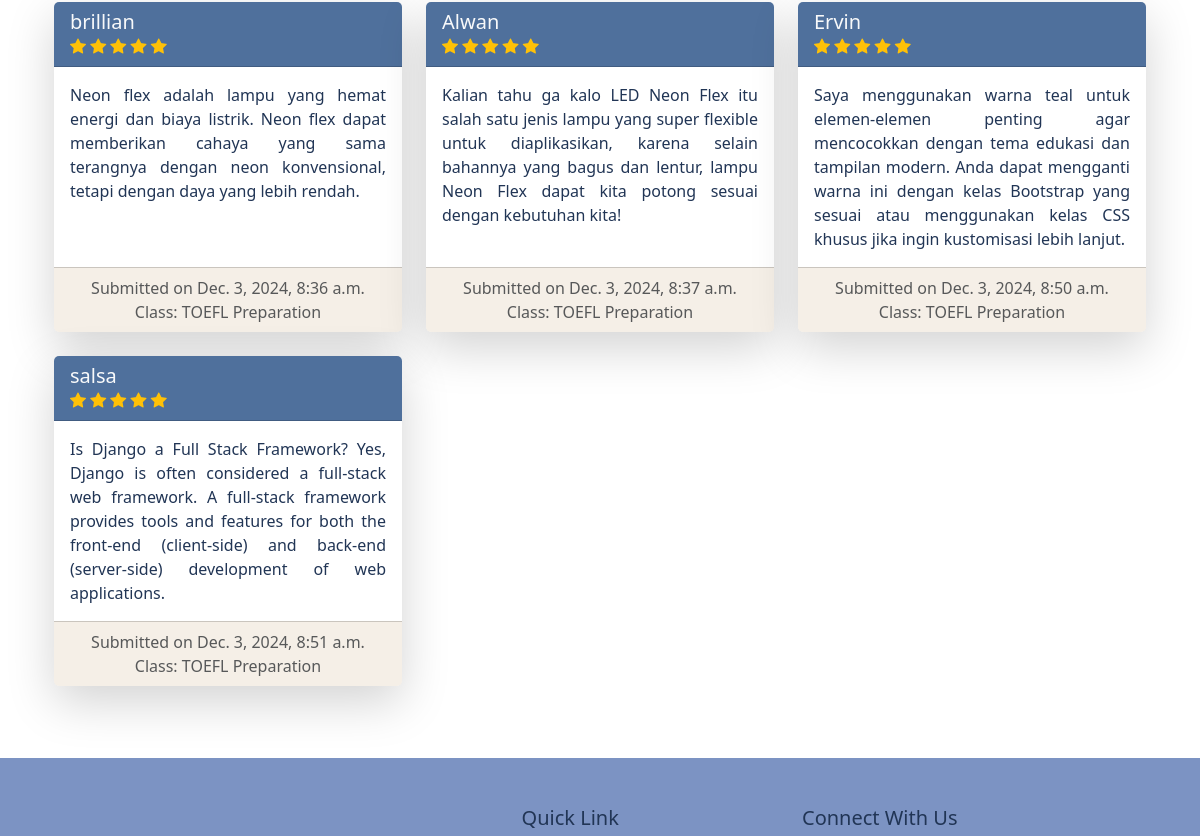
Before: /testimonials/ (middle part) with the older database file.
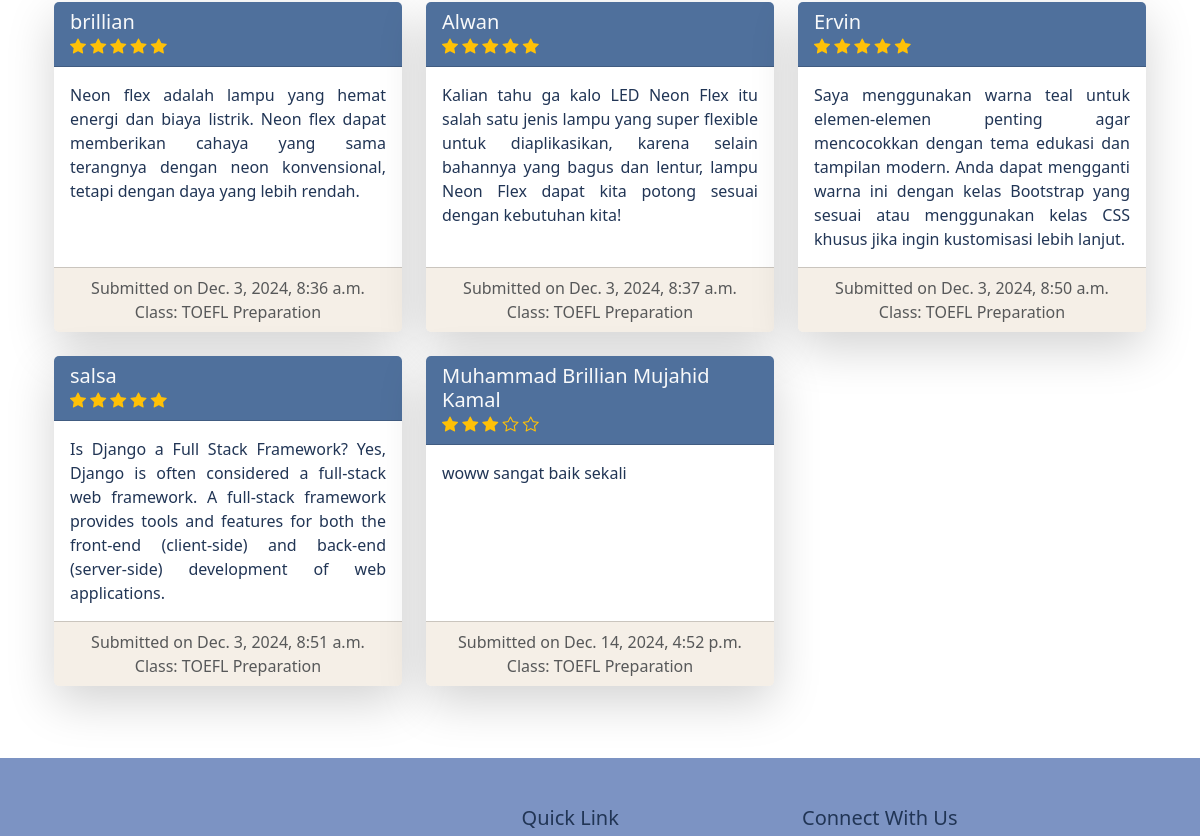
After: the same page with the newer database file.
### testiomonials/models.py (models this page shows, shortened)
class Testimonial(models.Model):
    name = models.CharField(max_length=100)
    email = models.EmailField()
    comment = models.TextField()
    rating = models.PositiveSmallIntegerField(default=5)  # Rating antara 1-5
    created_at = models.DateTimeField(auto_now_add=True)
    class_name = models.CharField(max_length=100, choices=CLASS_CHOICES, default='TOEFL Preparation')  # Menambahkan default

### testiomonials/views.py (the view)
# urls.py: path('testimonials/',other.comments,name='testimonials'),
def comments(request):
    testimonials = Testimonial.objects.all()
    if request.method == 'POST':
        form = TestimonialForm(request.POST)
        if form.is_valid():
            form.save()
            return redirect('testimonials')  # Redirect ke halaman index setelah submit
    else:
        form = TestimonialForm()
    return render(request, 'testimonials.html', {'form': form, 'testimonials': testimonials})

### classPage/context_processors.py (called while the page is built)
def global_testimonials(request):
    return {
        'global_testimonials': Testimonial.objects.all()
    }

### templates/testimonials.html (shortened to what this page needs)
{% extends 'base.html' %}
{% block content %}
<main class="container">
    <section class="container my-5">
        <div class="row">
            {% for testimonial in testimonials %}
                <div class="col-md-4 mb-4">
                    <div class="card h-100 shadow-lg border-0 rounded">
                        <div class="card-header bg-medium-dark2 text-light">
                            <h5 class="card-title mb-0">{{ testimonial.name }}</h5>
                            <div>
                                {% for i in "12345"|slice:":5" %}
                                    {% if forloop.counter <= testimonial.rating %}
                                        <i class="bi bi-star-fill text-warning"></i>
                                    {% else %}
                                        <i class="bi bi-star text-warning"></i>
                                    {% endif %}
                                {% endfor %}
                            </div>
                        </div>
                        <div class="card-body">
                            <p class="card-text text-justify">{{ testimonial.comment }}</p>
                        </div>
                        <div class="card-footer bg-light1 text-muted text-sm text-center">
                            Submitted on {{ testimonial.created_at }}<br>
                            Class: {{ testimonial.class_name }}
                        </div>
                    </div>
                </div>
            {% endfor %}
        </div>
    </section>
</main>
{% endblock content %}

Changed rows visible on the page:
added Testimonial: name "Muhammad Brillian Mujahid Kamal", rating 3 (drawn), comment "woww sangat baik sekali", created_at "Dec. 14, 2024, 4:52 p.m.", class_name "TOEFL Preparation"
